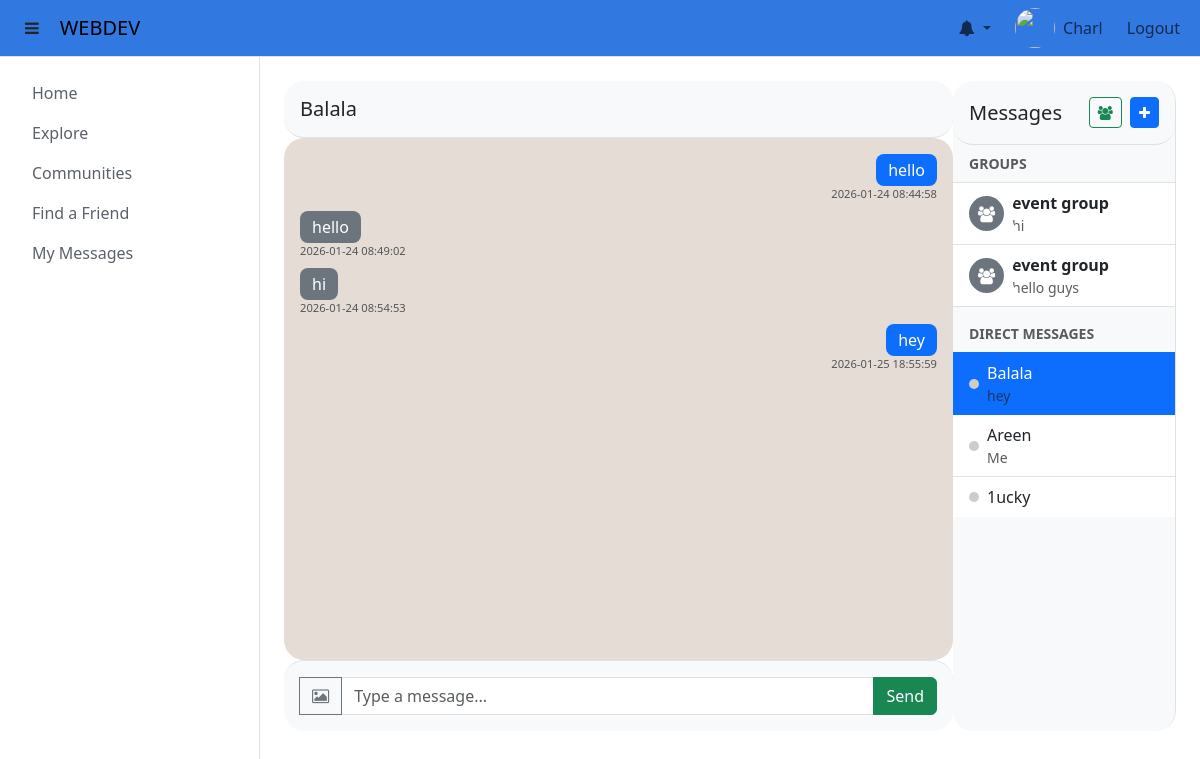
Screenshot of /my_messages (signed in) with the database file from the repository.
### tables this page shows
CREATE TABLE users (
            user_id INTEGER PRIMARY KEY AUTOINCREMENT,
            username TEXT UNIQUE NOT NULL,
            password TEXT NOT NULL,
            email TEXT NOT NULL,
            phone TEXT NOT NULL,
            age INT NOT NULL
        );

CREATE TABLE messages (
            message_id INTEGER PRIMARY KEY AUTOINCREMENT,
            sender_id INTEGER NOT NULL,
            recipient_id INTEGER NOT NULL,
            content TEXT NOT NULL,
            created_at DATETIME DEFAULT CURRENT_TIMESTAMP,
            FOREIGN KEY(sender_id) REFERENCES users(user_id),
            FOREIGN KEY(recipient_id) REFERENCES users(user_id)
        );

CREATE TABLE group_chats (
            group_id INTEGER PRIMARY KEY AUTOINCREMENT,
            name TEXT NOT NULL,
            creator_id INTEGER NOT NULL,
            description TEXT,
            created_at DATETIME DEFAULT CURRENT_TIMESTAMP,
            FOREIGN KEY(creator_id) REFERENCES users(user_id) ON DELETE CASCADE
        );

### main.py (the view, shortened to what this page needs)
@app.route('/my_messages', methods=['GET', 'POST'])
def my_messages():
    if 'username' not in session:
        return redirect(url_for('login'))
    conn = get_db()
    current_user_id = conn.execute(
        "SELECT user_id FROM users WHERE username = ?", (session['username'],)
    ).fetchone()['user_id']
    chats_query = conn.execute("""
        SELECT DISTINCT u.user_id, u.username, p.display_name,
               (SELECT content
                FROM messages
                WHERE (sender_id = ? AND recipient_id = u.user_id)
                   OR (sender_id = u.user_id AND recipient_id = ?)
                ORDER BY created_at DESC LIMIT 1
               ) AS last_message,
               (SELECT MAX(created_at) FROM messages m2
                WHERE (m2.sender_id = u.user_id AND m2.recipient_id = ?)
                   OR (m2.sender_id = ? AND m2.recipient_id = u.user_id)
               ) AS last_message_time
        FROM users u
        JOIN user_profiles p ON u.user_id = p.user_id
        WHERE u.user_id IN (
            -- Users from message history
            SELECT sender_id FROM messages WHERE recipient_id = ?
            UNION
            SELECT recipient_id FROM messages WHERE sender_id = ?
            UNION
            -- Users from contacts
            SELECT contact_user_id FROM contacts WHERE user_id = ?
        )
        ORDER BY last_message_time DESC NULLS LAST, p.display_name ASC
    """, (current_user_id, current_user_id, current_user_id, current_user_id, current_user_id, current_user_id, current_user_id)).fetchall()
    chats = []
    for row in chats_query:
        chats.append({
            'user_id': row['user_id'],
            'username': row['username'],
            'display_name': row['display_name'],
            'last_message': row['last_message'] if row['last_message'] else "",
            'online': row['username'] in online_users
        })
    groups_query = conn.execute("""
        SELECT g.group_id, g.name, g.description,
               (SELECT content FROM group_messages WHERE group_id = g.group_id ORDER BY created_at DESC LIMIT 1) as last_message
        FROM group_chats g
        JOIN group_members gm ON g.group_id = gm.group_id
        WHERE gm.user_id = ?
        ORDER BY g.created_at DESC
    """, (current_user_id,)).fetchall()
    if chats:
        current_chat = chats[0]
        messages = conn.execute("""
            SELECT m.content, m.created_at, u.username AS sender_username
            FROM messages m
            JOIN users u ON m.sender_id = u.user_id
            WHERE (m.sender_id = ? AND m.recipient_id = ?)
               OR (m.sender_id = ? AND m.recipient_id = ?)
            ORDER BY m.created_at ASC
        """, (current_user_id, current_chat['user_id'], current_chat['user_id'], current_user_id)).fetchall()
    else:
        current_chat = None
        messages = []
    return render_template(
        'chat_private.html',
        messages=messages,
        chats=chats,
        groups=groups_query, # Pass groups
        current_chat=current_chat,
        recipient=current_chat  # Remmeber  this
    )

### helpers.py (called while the page is built)
def connect_db():
    sql = sqlite3.connect(DATABASE)
    sql.row_factory = sqlite3.Row
    sql.execute("PRAGMA foreign_keys = ON")
    return sql

def get_db():
    if not hasattr(g, 'sqlite3_db'):
        g.sqlite3_db = connect_db()
    return g.sqlite3_db

def get_notifications(user_id, unread_only=False):
    conn = get_db()
    query = "SELECT * FROM notifications WHERE user_id=?"
    params = [user_id]
    if unread_only:
        query += " AND is_read=0"
    query += " ORDER BY created_at DESC"
    rows = conn.execute(query, params).fetchall()
    return [dict(r) for r in rows]

def count_unread_notifications(user_id):
    conn = get_db()
    row = conn.execute("SELECT COUNT(*) AS cnt FROM notifications WHERE user_id=? AND is_read=0", (user_id,)).fetchone()
    return row['cnt']

### templates/chat_private.html (shortened to what this page needs)
{% extends 'base.html' %}
{% block body %}
<div style = " overflow-y: hidden;">
<div class='d-flex flex-row col-12' style="height: calc(100vh - 150px); ">
    <div class="col d-flex flex-column" style="height: 100%;">
        <div id="chat-header" class="p-3 border-bottom bg-light d-flex align-items-center">
            {% if recipient %}
                <h5 class="mb-0">{{ recipient.display_name }}</h5>
            {% elif currentGroup %}
                <h5 class="mb-0"><i class="fa fa-users me-2"></i>{{ currentGroup.name }}</h5>
            {% else %}
                <h5 class="mb-0">Select a chat</h5>
            {% endif %}
        </div>
        <div id="chat-box" class="flex-grow-1 p-3 overflow-auto" style="background-color:#e5ddd5;">
            {% if messages %}
                {% for msg in messages %}
                    <div class="mb-2 {% if msg.sender_username == username %}text-end{% else %}text-start{% endif %}">
                        {% if '[IMAGE]' in msg.content %}
                             <img src="{{ msg.content.replace('[IMAGE]', '') }}" style="max-width:200px; border-radius:8px;">
                        {% else %}
                        <span class="badge chat-bubble {% if msg.sender_username == username %}bg-primary{% else %}bg-secondary{% endif %} c"
                            style="font-size: 1rem; font-weight: normal; padding: 8px 12px;
                                    max-width: 200px; display: inline-block;
                                    word-wrap: break-word; overflow-wrap: break-word;">
                            {{ msg.content }}
                        </span>
                        {% endif %}
                        <div class="text-muted small" style="font-size:0.7rem;">
                            {{ msg.created_at }}
                        </div>
                    </div>
                {% endfor %}
            {% else %}
                <div class="text-center text-muted mt-5">
                    <p>No messages yet. Say hello!</p>
                </div>
            {% endif %}
        </div>
        <div class="p-3 border-top bg-light" style="flex-shrink: 0;">
            <div class="input-group">
                <button id="image-btn" class="btn btn-outline-secondary" title="Send image" {% if not recipient and not currentGroup %}disabled{% endif %}>
                    <i class="fa fa-image"></i>
                </button>
                <input type="text" id="chat-input" class="form-control" placeholder="Type a message..." {% if not recipient and not currentGroup %}disabled{% endif %}>
                <button id="send-btn" class="btn btn-success" {% if not recipient and not currentGroup %}disabled{% endif %}>Send</button>
            </div>
        </div>
    </div>
    <div class="border-end col-lg-3 col-md-5" style="background-color:#f8f9fa; overflow-y:auto; height: 100%;">
        <div class="p-3 border-bottom d-flex justify-content-between align-items-center">
            <h5 class="mb-0">Messages</h5>
            <div>
                <button class="btn btn-sm btn-outline-success me-1" data-bs-toggle="modal" data-bs-target="#createGroupModal" title="Create Group Chat">
                    <i class="fa fa-users"></i>
                </button>
                <button class="btn btn-sm btn-primary" onclick="document.getElementById('contactModal').style.display='block'" title="Find People">
                    <i class="fa fa-plus"></i>
                </button>
            </div>
        </div>
        <ul class="list-group list-group-flush" id="chatsList">
            {% if groups %}
                <li class="list-group-item bg-light text-muted small fw-bold">GROUPS</li>
                {% for group in groups %}
                <li class="list-group-item list-group-item-action d-flex align-items-center"
                    style="cursor:pointer;"
                    onclick="loadGroupChat({{ group.group_id }}, '{{ group.name }}')">
                    <div class="bg-secondary rounded-circle d-flex align-items-center justify-content-center me-2" style="width:35px; height:35px; color:white;">
                        <i class="fa fa-users"></i>
                    </div>
                    <div class="flex-grow-1 overflow-hidden">
                        <div class="d-flex justify-content-between align-items-center">
                            <strong>{{ group.name }}</strong>
                        </div>
                        <small class="text-muted d-block text-truncate">{{ group.last_message or 'No messages yet' }}</small>
                    </div>
                </li>
                {% endfor %}
            {% endif %}
            <li class="list-group-item bg-light text-muted small fw-bold mt-2">DIRECT MESSAGES</li>
            {% if chats %}
                {% for chat in chats %}
                <li class="list-group-item list-group-item-action d-flex align-items-center {% if recipient and chat.username == recipient.username %}active{% endif %}"
                    style="cursor:pointer;"
                    onclick="window.location.href='/chat/{{ chat.username }}'">
                    <span class="rounded-circle me-2"
                          style="width:10px; height:10px; background-color: {% if chat.online %}#0f0{% else %}#ccc{% endif %}; display:inline-block;"></span>
                    <div class="flex-grow-1">
                        <div>{{ chat.display_name }}</div>
                        <small class="text-muted d-block text-truncate">{{ chat.last_message }}</small>
                    </div>
                </li>
                {% endfor %}
            {% else %}
                <li class="list-group-item text-center text-muted py-3">No contacts yet.</li>
            {% endif %}
        </ul>
    </div>
</div>
</div>
{% endblock %}

### templates/base.html (shortened to what this page needs)
<!DOCTYPE html>
<html lang="en">
<head>
    <link href="https://cdn.jsdelivr.net/npm/bootstrap@5.3.8/dist/css/bootstrap.min.css" rel="stylesheet">
    <link rel="stylesheet"
          href="https://cdnjs.cloudflare.com/ajax/libs/font-awesome/4.7.0/css/font-awesome.min.css">
    <link rel="stylesheet" href="{{ url_for('static', filename='main.css') }}">
</head>
<body>
<nav id="topnavbar" class="navbar navbar-expand-lg navbar-light border-bottom">
    <div class="container-fluid">
        <div class="d-flex align-items-center">
            <button id="sidebarToggle" class="btn me-2">
                <i class="fa fa-bars"></i>
            </button>
            <a class="navbar-brand mb-0" href="{{ url_for('index') }}">WEBDEV</a>
        </div>
        <div class="collapse navbar-collapse" id="navbarNav">
            <ul class="navbar-nav ms-auto align-items-center">
                {% if logged_in %}
                <li class="nav-item dropdown me-3 position-relative">
                    {% set unread_count = count_unread_notifications(session['user_id']) %}
                    <a class="nav-link dropdown-toggle position-relative" href="#" id="notifDropdown" role="button" data-bs-toggle="dropdown" aria-expanded="false">
                        <i class="fa fa-bell"></i>
                    </a>
                        {% set notifications = get_notifications(session['user_id'], unread_only=False) %}
                </li>
                <li class="nav-item d-flex align-items-center me-3">
                    <img src="{{ url_for('static', filename='profile.jpg') }}"
                         class="rounded-circle me-2"
                         width="40" height="40">
                    <a class="nav-link p-0"
                       href="{{ url_for('userprofile', username=username) }}">
                        {{ username }}
                    </a>
                </li>
                <li class="nav-item">
                    <a class="nav-link" href="{{ url_for('logout') }}">Logout</a>
                </li>
                {% endif %}
            </ul>
        </div>
    </div>
</nav>
<div id="layoutWrapper" class="d-flex w-100">
    <nav id="sidebar" class="border-end">
        <ul id="sidenav" class="nav flex-column p-3">
            <li class="nav-item">
                <a class="nav-link" href="{{ url_for('index') }}">Home</a>
            </li>
            <li class="nav-item">
                <a class="nav-link" data-bs-toggle="collapse" href="#communityMenu">Explore</a>
            </li>
            <li class="nav-item">
                <a class="nav-link" data-bs-toggle="collapse" href="#usercommunityMenu">Communities</a>
            </li>
            <li class="nav-item">
                <a class="nav-link" href="{{ url_for('find_a_friend_hub') }}">Find a Friend</a>
            </li>
            <li class="nav-item">
                <a class="nav-link" href="{{ url_for('my_messages') }}">My Messages</a>
            </li>
        </ul>
    </nav>
    <div id="maincontent" class="flex-grow-1 p-4">
        {% block body %}{% endblock %}
    </div>
</div>
</body>
</html>

### static/main.css (style rules this page uses)
body { height: 100%; overflow-y: hidden; }
#topnavbar { background-color: #3278e1; }
#layoutWrapper { display: flex; min-height: calc(100vh - 70px); transition: all 0.3s ease; }
#sidebar { width: 260px; min-height: calc(100vh - 70px); transition: all 0.3s ease; overflow-y: auto; }
#maincontent { flex: 1; min-height: calc(100vh - 70px); overflow-y: scroll; padding: 10px; transition: all 0.3s ease; }
body { overflow-y: hidden; height: 100%; }
#sidenav { min-height: calc(100dvh - 55px); }
#maincontent { height: calc(100dvh - 55px); overflow-y: scroll; padding: 10px; }
#sidenav { overflow-y: scroll; background-color: WHITE; }
#sidebar li a { color: #5B616A; }
a { color: #5B616A; }
.chat-bubble { display: inline-block; max-width: 200px; white-space: normal !important; word-break: break-word; padding: 8px 12px; font-size: 1rem; font-weight: normal; border-radius: 8px; }
#maincontent { flex: 1; height: calc(100vh - 70px); overflow: scroll; padding: 0; display: flex; flex-direction: column; }
div, .card { border-radius: 20px; }

### rows the page displays
users: username "Charl"
messages: content "hello", created_at "2026-01-24 08:44:58"
messages: content "hello", created_at "2026-01-24 08:49:02"
messages: content "hi", created_at "2026-01-24 08:54:53"
messages: content "hey", created_at "2026-01-25 18:55:59"
group_chats: name "event group", last_message "hi"
group_chats: name "event group", last_message "hello guys"
users: display_name "Balala", last_message "hey"
users: display_name "Areen", last_message "Me"
users: display_name "1ucky"

### other values shown
{{ recipient.display_name }} "Balala"
